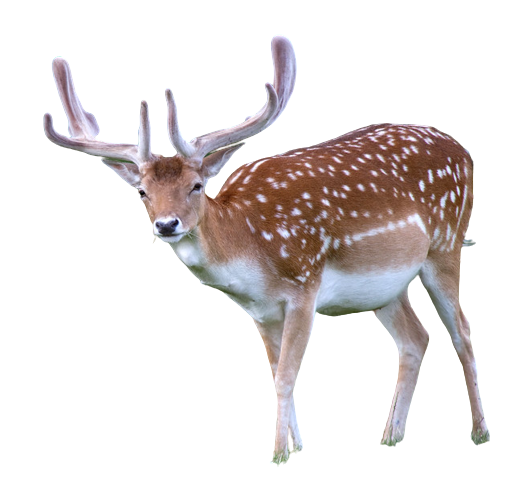
#> input picture 1_src/1_CV/task3/test_validation_images/deer_3.png, 514 x 486 px
$ jupyter execute --allow-errors CNN_Test.ipynb
#> lines starting #> are read from the running program, lines starting #| are printed output that depends on the picture; after the words box and inside, x2 and y2 are one past the last pixel; in counts of white or black regions, pixels touching at a corner belong together
[cell 1]
import cv2
from tensorflow import keras
import tensorflow as tf
from PIL import Image
import numpy as np

[cell 2]
#Load data stuff and model
labels_names =['Deer','Human','Unknown']
#> (the rest of this cell did not finish here and is left out)

[cell 3]
#Example with random deer image
image_path = 'test_validation_images/deer_3.png'
image = Image.open(image_path).convert('RGB')
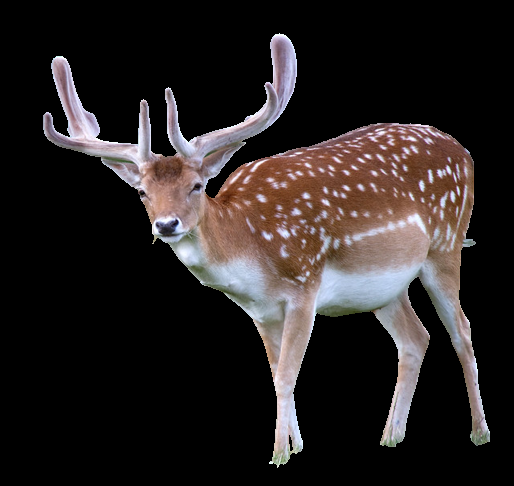
#> image: PIL image 514x486 RGB; mean R, G, B 42.3, 36.7, 36.1


image_array = np.array(image)

img_height = 224
img_width = 224

#> (the rest of this cell did not finish here and is left out)

[cell 4]
def capture_image():
    camera = cv2.VideoCapture(0)

    while True:
        ret, frame = camera.read()
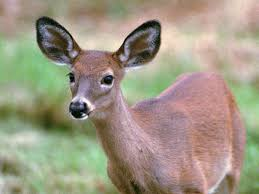
#> input picture 1_src/1_CV/task3/test_validation_images/deer_1.jpg, 259 x 194 px, given in place of the camera
#> frame is the input picture: shape (194, 259, 3); mean B, G, R 132.6, 151.8, 159.5
        cv2.imshow("Camera", frame)

        if cv2.waitKey(1) & 0xFF == ord('q'):
#> (key q is pressed here)
            break

    camera.release()
    cv2.destroyAllWindows()


    image = Image.fromarray(cv2.cvtColor(frame, cv2.COLOR_BGR2RGB))
#> image: PIL image 259x194 RGB
    return image


captured_image = capture_image()

resized_image = captured_image.resize((img_width, img_height))
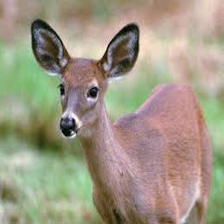
#> resized_image: PIL image 224x224 RGB; mean R, G, B 159.5, 151.9, 132.6
image_array = np.array(resized_image)
#> (the rest of this cell did not finish here and is left out)

[cell 5]
def capture_image():
    camera = cv2.VideoCapture(0)

    while True:
        ret, frame = camera.read()
        cv2.imshow("Camera", frame)

        if cv2.waitKey(1) & 0xFF == ord('q'):
            break

    camera.release()
    cv2.destroyAllWindows()

    return frame


image = cv2.imread("contour_detector.png")

#> (the rest of this cell did not finish here and is left out)

[cell 6]
import cv2
import numpy as np

def capture_image():
    camera = cv2.VideoCapture(0)

    while True:
        ret, frame = camera.read()
        cv2.imshow("Camera", frame)

        if cv2.waitKey(1) & 0xFF == ord('q'):
#> (key q is pressed here)
            break

    camera.release()
    cv2.destroyAllWindows()

    return frame


image = capture_image()

gray = cv2.cvtColor(image, cv2.COLOR_BGR2GRAY)
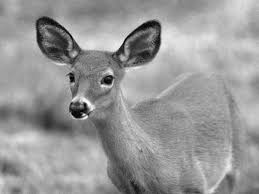
#> gray: shape (194, 259); min 1, max 253, mean 151.9
blurred = cv2.GaussianBlur(gray, (5, 5), 0)
thresh = cv2.adaptiveThreshold(blurred,255,cv2.ADAPTIVE_THRESH_GAUSSIAN_C, cv2.THRESH_BINARY_INV,11,30)
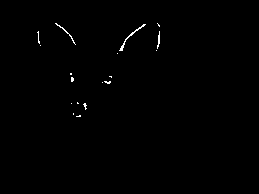
#> thresh: shape (194, 259); 0.45% white in thin lines or dots, all inside (x1, y1, x2, y2) = (37, 23, 160, 117)

kernel = cv2.getStructuringElement(cv2.MORPH_RECT, (3,3))
thresh = cv2.dilate(thresh, kernel, iterations=2)
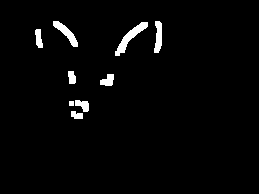
#> thresh: shape (194, 259); 2.5% white; 9 white regions

cnts = cv2.findContours(thresh, cv2.RETR_EXTERNAL, cv2.CHAIN_APPROX_SIMPLE)
#> cnts = 9 contours, 1 with area under 20; largest, box (x1, y1, x2, y2) and area: (115, 22, 148, 56) 275, (53, 21, 78, 47) 195, (154, 21, 162, 53) 155, (100, 74, 114, 86) 96, (75, 100, 89, 112) 89, (35, 29, 43, 48) 86, (68, 71, 76, 84) 69, (71, 111, 83, 119) 56
cnts = cnts[0] if len(cnts) == 2 else cnts[1]

cnts = sorted(cnts, key=cv2.contourArea, reverse=True)[:10]
screenCnt = None

for c in cnts:
    peri = cv2.arcLength(c, True)
    approx = cv2.approxPolyDP(c, 0.02 * peri, True)

    if len(approx) == 4:
        screenCnt = approx
        break
#> this loop made 9 passes
#> (peri, screenCnt) on pass 9: (16, [[69, 101], [69, 105], [73, 105], [73, 101]])
#> peri on passes 1 to 6: 105.4, 78.08, 74.14, 45.07, 45.31, 46.49

if screenCnt is not None:
    pts = screenCnt.reshape(4, 2)
#> pts = [[69, 101], [69, 105], [73, 105], [73, 101]]
    rect = np.zeros((4, 2), dtype="float32")
    s = pts.sum(axis=1)
#> s = [170, 174, 178, 174]
    rect[0] = pts[np.argmin(s)]
    rect[2] = pts[np.argmax(s)]
    diff = np.diff(pts, axis=1)
#> diff = [32, 36, 32, 28]
    rect[1] = pts[np.argmin(diff)]
    rect[3] = pts[np.argmax(diff)]
    (tl, tr, br, bl) = rect

    widthA = np.sqrt(((br[0] - bl[0]) ** 2) + ((br[1] - bl[1]) ** 2))
    widthB = np.sqrt(((tr[0] - tl[0]) ** 2) + ((tr[1] - tl[1]) ** 2))
    heightA = np.sqrt(((tr[0] - br[0]) ** 2) + ((tr[1] - br[1]) ** 2))
    heightB = np.sqrt(((tl[0] - bl[0]) ** 2) + ((tl[1] - bl[1]) ** 2))
    maxWidth = max(int(widthA), int(widthB))
    maxHeight = max(int(heightA), int(heightB))

    dst = np.array([
        [0, 0],
        [maxWidth - 1, 0],
        [maxWidth - 1, maxHeight - 1],
        [0, maxHeight - 1]], dtype="float32")

    M = cv2.getPerspectiveTransform(rect, dst)
    warp = cv2.warpPerspective(image, M, (maxWidth, maxHeight))
    cv2.imshow("Outline", warp)
else:
    print("No paper-like contour found.")

cv2.waitKey(0)
cv2.destroyAllWindows()
